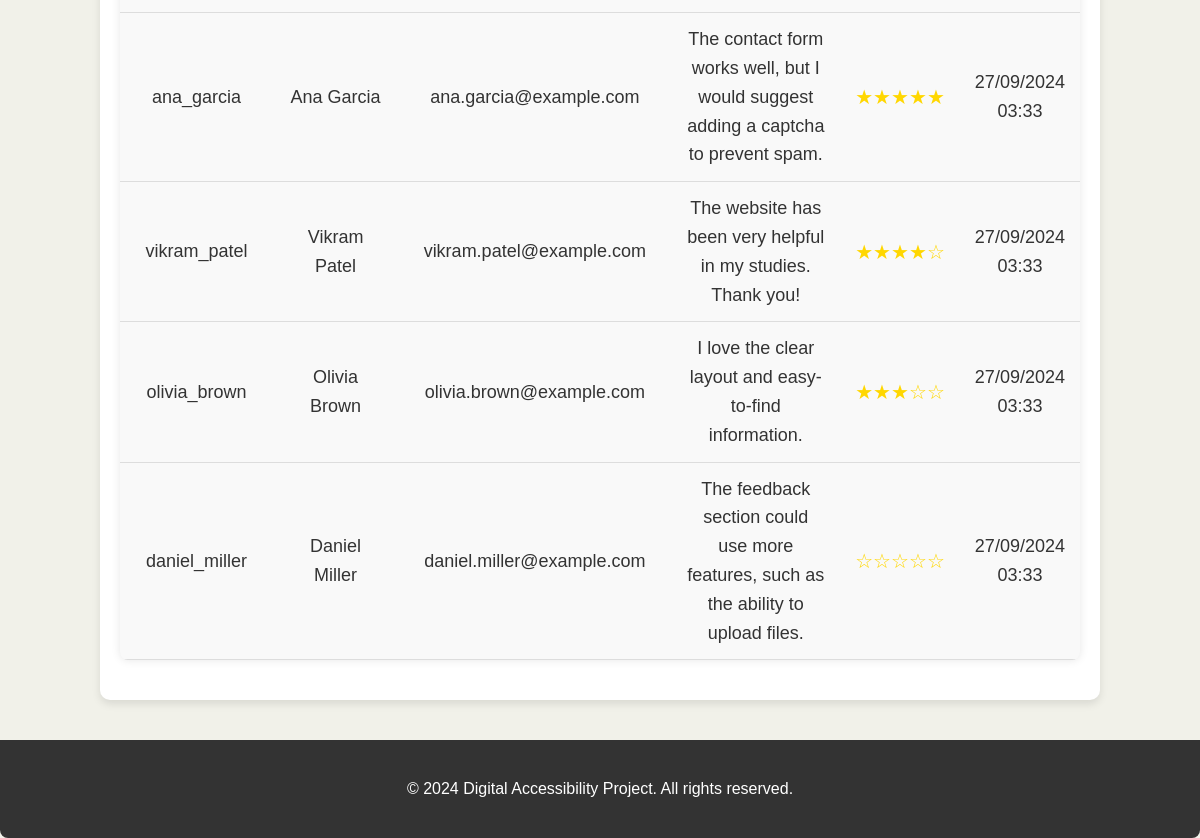
Before: /feedback.php (signed in, lower part) with the older database file.
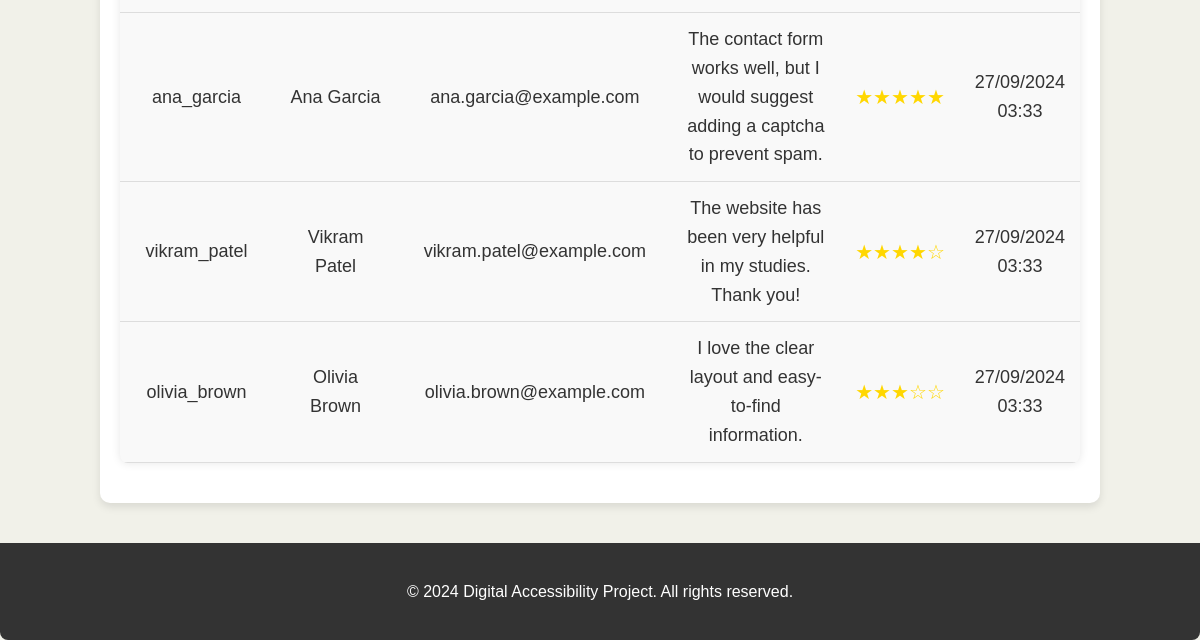
After: the same page with the newer database file.
### tables this page shows
CREATE TABLE `feedback` (
  `feedback_id` int(11) NOT NULL,
  `user_id` int(11) DEFAULT NULL,
  `name` varchar(255) DEFAULT NULL,
  `email` varchar(255) DEFAULT NULL,
  `message` text DEFAULT NULL,
  `created_at` timestamp NOT NULL DEFAULT current_timestamp(),
  `rating` int(1) DEFAULT NULL
);

CREATE TABLE `users` (
  `user_id` int(11) NOT NULL,
  `username` varchar(50) NOT NULL,
  `email` varchar(100) NOT NULL,
  `password` varchar(255) NOT NULL,
  `date_created` timestamp NOT NULL DEFAULT current_timestamp(),
  `role` enum('general user','admin','developer') DEFAULT 'general user'
);

### feedback.php (the view, shortened to what this page needs)
<?php
include('config.php');
$stmt = $conn->prepare("
    SELECT f.name, f.email, f.message, u.username,
           DATE_FORMAT(f.created_at, '%d/%m/%Y %H:%i') AS created_at,
           f.rating
    FROM feedback f
    JOIN users u ON f.user_id = u.user_id
    ORDER BY f.created_at DESC
");
$stmt->execute();
$result = $stmt->get_result();
$feedbacks = $result->fetch_all(MYSQLI_ASSOC);
function displayStars($rating) {
    $fullStars = floor($rating);
    $emptyStars = 5 - $fullStars;
    $stars = str_repeat('★', $fullStars);
    $stars .= str_repeat('☆', $emptyStars);
    return $stars;
}
?>
<!DOCTYPE html>
<html lang="en">
<head>
    <link rel="stylesheet" href="styles.css">
</head>
<body>
<div class="container">
    <table class="user-table">
        <tbody>
            <?php foreach ($feedbacks as $feedback): ?>
            <tr>
                <td><?= htmlspecialchars($feedback['username']) ?></td>
                <td><?= htmlspecialchars($feedback['name']) ?></td>
                <td><?= htmlspecialchars($feedback['email']) ?></td>
                <td><?= htmlspecialchars($feedback['message']) ?></td>
                <td><span class="stars"><?= displayStars($feedback['rating']) ?></span></td>
                <td><?= htmlspecialchars($feedback['created_at']) ?></td>
            </tr>
            <?php endforeach; ?>
        </tbody>
    </table>
</div>
<footer>
    <p>&copy; 2024 Digital Accessibility Project. All rights reserved.</p>
</footer>
</body>
</html>

Changed rows visible on the page:
removed feedback: user.username "daniel_miller", name "Daniel Miller", email "daniel.miller@example.com", message "The feedback section could use more features, such as the ability to upload files.", rating "☆☆☆☆☆", created_at "27/09/2024 03:33"
